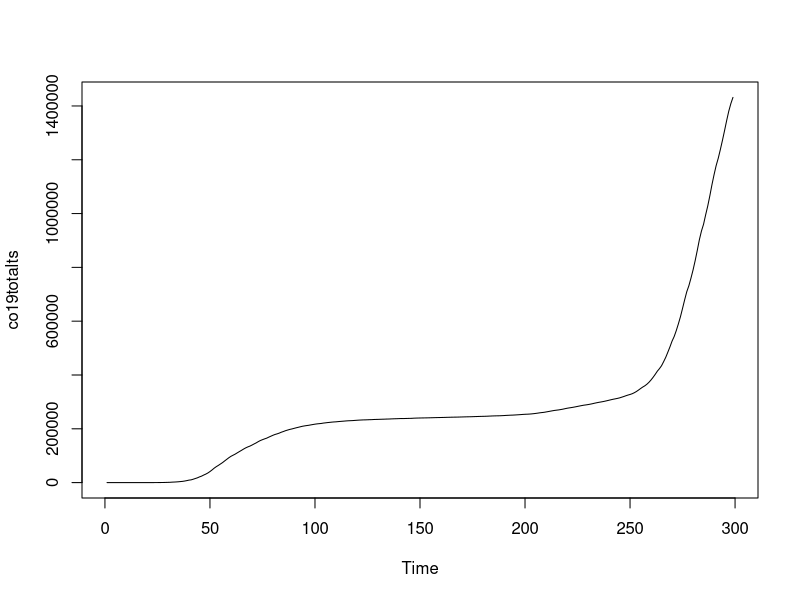
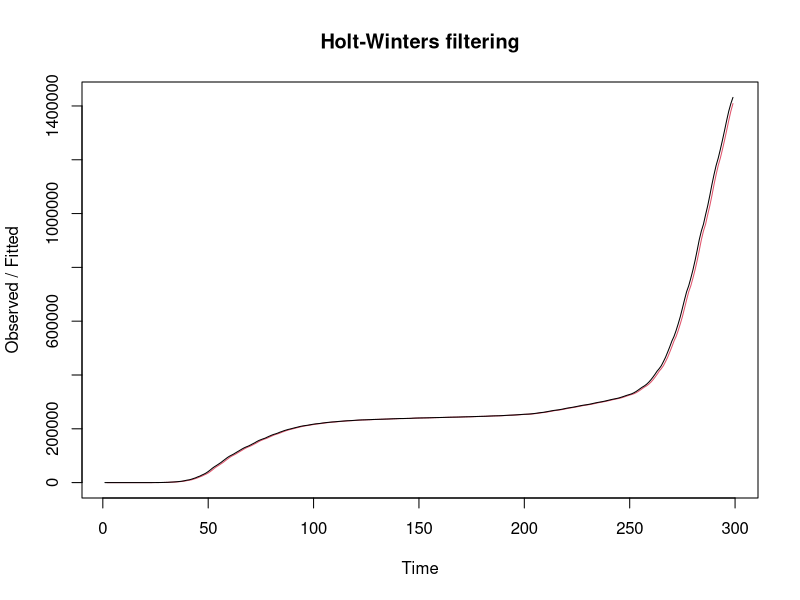
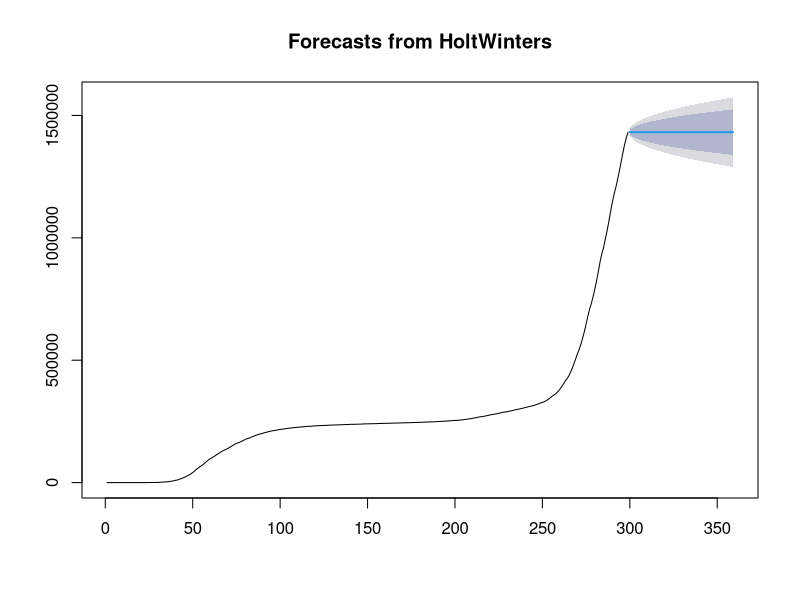

Write R code to recreate these figures, in order.
# install.packages("readr")
# install.packages("forecast")
# or
# install.packages(c("readr", "forecast"))
setwd("C:/Projects/GitHub/R_Dev")
# co19total <- scan(file.path("c:", "Users/.../Documents/.../co_total.dat"), skip = 1, what = list(total_cases=0))
# or
library(readr)
co19total <- read_csv("Repo/co_total.dat")
co19totalts <- ts(co19total$total_cases, start=c(1))
plot.ts(co19totalts)
library("forecast")
co19totalforecast <- HoltWinters(co19totalts, beta=FALSE, gamma=FALSE)
plot(co19totalforecast)
# co19totalforecast
# co19totalforecast$fitted
# co19totalforecast$SSE
co19totalforecast2 <- forecast:::forecast.HoltWinters(co19totalforecast, h=60)
# co19totalforecast2
plot(forecast(co19totalforecast2))